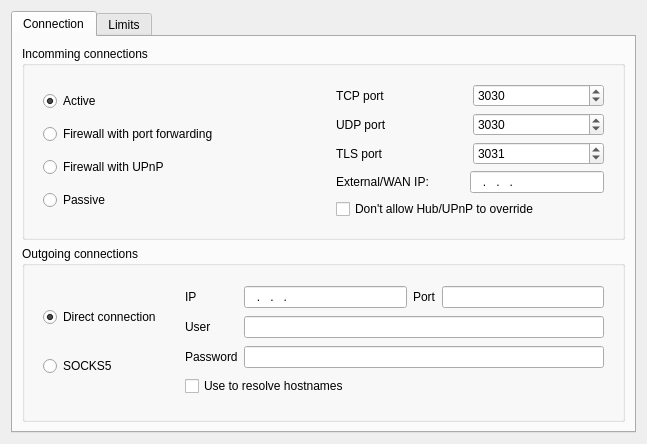
<?xml version="1.0" encoding="UTF-8"?>
<ui version="4.0">
 <class>UISettingsConnection</class>
 <widget class="QWidget" name="UISettingsConnection">
  <property name="geometry">
   <rect>
    <x>0</x>
    <y>0</y>
    <width>647</width>
    <height>444</height>
   </rect>
  </property>
  <property name="windowTitle">
   <string>Form</string>
  </property>
  <layout class="QGridLayout" name="gridLayout">
   <item row="1" column="0">
    <widget class="QTabWidget" name="tabWidget">
     <property name="currentIndex">
      <number>0</number>
     </property>
     <widget class="QWidget" name="tab">
      <attribute name="title">
       <string>Connection</string>
      </attribute>
      <layout class="QVBoxLayout" name="verticalLayout">
       <item>
        <widget class="QGroupBox" name="groupBox">
         <property name="title">
          <string>Incomming connections</string>
         </property>
         <layout class="QGridLayout" name="gridLayout_5">
          <item row="0" column="0">
           <widget class="QWidget" name="widget" native="true">
            <layout class="QGridLayout" name="gridLayout_2">
             <item row="1" column="0">
              <widget class="QRadioButton" name="radioButton_ACTIVE">
               <property name="text">
                <string>Active</string>
               </property>
               <property name="checked">
                <bool>true</bool>
               </property>
              </widget>
             </item>
             <item row="2" column="0">
              <widget class="QRadioButton" name="radioButton_PORT">
               <property name="text">
                <string>Firewall with port forwarding</string>
               </property>
               <property name="autoExclusive">
                <bool>true</bool>
               </property>
              </widget>
             </item>
             <item row="4" column="0">
              <widget class="QRadioButton" name="radioButton_PASSIVE">
               <property name="text">
                <string>Passive</string>
               </property>
              </widget>
             </item>
             <item row="3" column="0">
              <widget class="QRadioButton" name="radioButton_UPNP">
               <property name="text">
                <string>Firewall with UPnP</string>
               </property>
               <property name="checkable">
                <bool>true</bool>
               </property>
              </widget>
             </item>
            </layout>
           </widget>
          </item>
          <item row="0" column="1">
           <widget class="QFrame" name="frame">
            <property name="frameShape">
             <enum>QFrame::NoFrame</enum>
            </property>
            <property name="frameShadow">
             <enum>QFrame::Raised</enum>
            </property>
            <layout class="QGridLayout" name="gridLayout_3">
             <item row="1" column="0">
              <widget class="QLabel" name="label_4">
               <property name="text">
                <string>External/WAN IP:</string>
               </property>
              </widget>
             </item>
             <item row="1" column="2" colspan="4">
              <widget class="QLineEdit" name="lineEdit_WANIP">
               <property name="inputMask">
                <string>000.000.000.000; </string>
               </property>
              </widget>
             </item>
             <item row="0" column="0" colspan="6">
              <layout class="QGridLayout" name="gridLayout_4">
               <item row="0" column="0">
                <widget class="QLabel" name="label">
                 <property name="text">
                  <string>TCP port</string>
                 </property>
                </widget>
               </item>
               <item row="1" column="0">
                <widget class="QLabel" name="label_2">
                 <property name="text">
                  <string>UDP port</string>
                 </property>
                </widget>
               </item>
               <item row="2" column="0">
                <widget class="QLabel" name="label_3">
                 <property name="text">
                  <string>TLS port</string>
                 </property>
                </widget>
               </item>
               <item row="0" column="1">
                <widget class="QSpinBox" name="spinBox_TCP">
                 <property name="minimum">
                  <number>1</number>
                 </property>
                 <property name="maximum">
                  <number>65535</number>
                 </property>
                 <property name="value">
                  <number>3030</number>
                 </property>
                </widget>
               </item>
               <item row="1" column="1">
                <widget class="QSpinBox" name="spinBox_UDP">
                 <property name="minimum">
                  <number>1</number>
                 </property>
                 <property name="maximum">
                  <number>65535</number>
                 </property>
                 <property name="value">
                  <number>3030</number>
                 </property>
                </widget>
               </item>
               <item row="2" column="1">
                <widget class="QSpinBox" name="spinBox_TLS">
                 <property name="minimum">
                  <number>1</number>
                 </property>
                 <property name="maximum">
                  <number>65535</number>
                 </property>
                 <property name="value">
                  <number>3031</number>
                 </property>
                </widget>
               </item>
              </layout>
             </item>
             <item row="3" column="0" colspan="6">
              <widget class="QCheckBox" name="checkBox_DONTOVERRIDE">
               <property name="text">
                <string>Don't allow Hub/UPnP to override</string>
               </property>
              </widget>
             </item>
            </layout>
           </widget>
          </item>
         </layout>
        </widget>
       </item>
       <item>
        <widget class="QGroupBox" name="groupBox_2">
         <property name="title">
          <string>Outgoing connections</string>
         </property>
         <layout class="QGridLayout" name="gridLayout_7">
          <item row="0" column="0">
           <widget class="QWidget" name="widget_2" native="true">
            <layout class="QGridLayout" name="gridLayout_6">
             <item row="1" column="0">
              <widget class="QRadioButton" name="radioButton_DC">
               <property name="text">
                <string>Direct connection</string>
               </property>
               <property name="checked">
                <bool>true</bool>
               </property>
              </widget>
             </item>
             <item row="2" column="0">
              <widget class="QRadioButton" name="radioButton_SOCKS">
               <property name="text">
                <string>SOCKS5</string>
               </property>
              </widget>
             </item>
            </layout>
           </widget>
          </item>
          <item row="0" column="1">
           <widget class="QFrame" name="frame_2">
            <property name="frameShape">
             <enum>QFrame::NoFrame</enum>
            </property>
            <property name="frameShadow">
             <enum>QFrame::Raised</enum>
            </property>
            <layout class="QGridLayout" name="gridLayout_8">
             <item row="0" column="1">
              <widget class="QLineEdit" name="lineEdit_SIP">
               <property name="inputMask">
                <string>000.000.000.000; </string>
               </property>
              </widget>
             </item>
             <item row="2" column="1" colspan="3">
              <widget class="QLineEdit" name="lineEdit_SUSR"/>
             </item>
             <item row="3" column="1" colspan="3">
              <widget class="QLineEdit" name="lineEdit_SPSWD"/>
             </item>
             <item row="0" column="0">
              <widget class="QLabel" name="label_5">
               <property name="text">
                <string>IP</string>
               </property>
              </widget>
             </item>
             <item row="2" column="0">
              <widget class="QLabel" name="label_7">
               <property name="text">
                <string>User</string>
               </property>
              </widget>
             </item>
             <item row="3" column="0">
              <widget class="QLabel" name="label_8">
               <property name="text">
                <string>Password</string>
               </property>
              </widget>
             </item>
             <item row="0" column="2">
              <widget class="QLabel" name="label_6">
               <property name="text">
                <string>Port</string>
               </property>
              </widget>
             </item>
             <item row="0" column="3">
              <widget class="QLineEdit" name="lineEdit_SPORT">
               <property name="minimumSize">
                <size>
                 <width>60</width>
                 <height>0</height>
                </size>
               </property>
               <property name="inputMask">
                <string>00000; </string>
               </property>
              </widget>
             </item>
             <item row="4" column="0" colspan="4">
              <widget class="QCheckBox" name="checkBox_RESOLVE">
               <property name="text">
                <string>Use to resolve hostnames</string>
               </property>
              </widget>
             </item>
            </layout>
           </widget>
          </item>
         </layout>
        </widget>
       </item>
      </layout>
     </widget>
     <widget class="QWidget" name="tab_2">
      <attribute name="title">
       <string>Limits</string>
      </attribute>
      <layout class="QVBoxLayout" name="verticalLayout_2">
       <item>
        <widget class="QGroupBox" name="groupBox_3">
         <property name="sizePolicy">
          <sizepolicy hsizetype="Expanding" vsizetype="Expanding">
           <horstretch>0</horstretch>
           <verstretch>0</verstretch>
          </sizepolicy>
         </property>
         <property name="title">
          <string>Limits</string>
         </property>
         <layout class="QVBoxLayout" name="verticalLayout_3">
          <item>
           <widget class="QLabel" name="label_18">
            <property name="font">
             <font>
              <weight>75</weight>
              <bold>true</bold>
              <underline>true</underline>
             </font>
            </property>
            <property name="text">
             <string>WARNING!!! NOT TESTED!!! NO GARANTEE TO WORK!!!!</string>
            </property>
           </widget>
          </item>
          <item>
           <widget class="QCheckBox" name="checkBox_THROTTLE_ENABLE">
            <property name="text">
             <string>On/Off speed limits</string>
            </property>
           </widget>
          </item>
          <item>
           <widget class="QFrame" name="frame_3">
            <property name="sizePolicy">
             <sizepolicy hsizetype="Expanding" vsizetype="Expanding">
              <horstretch>0</horstretch>
              <verstretch>0</verstretch>
             </sizepolicy>
            </property>
            <property name="frameShape">
             <enum>QFrame::NoFrame</enum>
            </property>
            <property name="frameShadow">
             <enum>QFrame::Raised</enum>
            </property>
            <layout class="QVBoxLayout" name="verticalLayout_4">
             <item>
              <layout class="QHBoxLayout" name="horizontalLayout_2">
               <property name="leftMargin">
                <number>10</number>
               </property>
               <property name="rightMargin">
                <number>10</number>
               </property>
               <item>
                <widget class="QLabel" name="label_11">
                 <property name="text">
                  <string>Download</string>
                 </property>
                </widget>
               </item>
               <item>
                <widget class="QSpinBox" name="spinBox_DOWN_LIMIT_NORMAL">
                 <property name="maximum">
                  <number>15000</number>
                 </property>
                </widget>
               </item>
               <item>
                <widget class="QLabel" name="label_14">
                 <property name="text">
                  <string>KiB/s</string>
                 </property>
                </widget>
               </item>
               <item>
                <spacer name="horizontalSpacer_2">
                 <property name="orientation">
                  <enum>Qt::Horizontal</enum>
                 </property>
                 <property name="sizeHint" stdset="0">
                  <size>
                   <width>40</width>
                   <height>20</height>
                  </size>
                 </property>
                </spacer>
               </item>
               <item>
                <widget class="QLabel" name="label_12">
                 <property name="text">
                  <string>Upload</string>
                 </property>
                </widget>
               </item>
               <item>
                <widget class="QSpinBox" name="spinBox_UP_LIMIT_NORMAL">
                 <property name="maximum">
                  <number>15000</number>
                 </property>
                </widget>
               </item>
               <item>
                <widget class="QLabel" name="label_15">
                 <property name="text">
                  <string>KiB/s</string>
                 </property>
                </widget>
               </item>
               <item>
                <spacer name="horizontalSpacer_6">
                 <property name="orientation">
                  <enum>Qt::Horizontal</enum>
                 </property>
                 <property name="sizeHint" stdset="0">
                  <size>
                   <width>40</width>
                   <height>20</height>
                  </size>
                 </property>
                </spacer>
               </item>
              </layout>
             </item>
             <item>
              <layout class="QHBoxLayout" name="horizontalLayout_3">
               <property name="leftMargin">
                <number>10</number>
               </property>
               <item>
                <widget class="QCheckBox" name="checkBox_TIME_DEPENDENT_THROTTLE">
                 <property name="text">
                  <string>Alternate restrictions speed from </string>
                 </property>
                </widget>
               </item>
               <item>
                <widget class="QFrame" name="frame_5">
                 <property name="frameShape">
                  <enum>QFrame::NoFrame</enum>
                 </property>
                 <property name="frameShadow">
                  <enum>QFrame::Raised</enum>
                 </property>
                 <layout class="QHBoxLayout" name="horizontalLayout_4">
                  <item>
                   <widget class="QSpinBox" name="spinBox_BANDWIDTH_LIMIT_START">
                    <property name="maximum">
                     <number>23</number>
                    </property>
                   </widget>
                  </item>
                  <item>
                   <widget class="QLabel" name="label_13">
                    <property name="text">
                     <string>to</string>
                    </property>
                   </widget>
                  </item>
                  <item>
                   <widget class="QSpinBox" name="spinBox_BANDWIDTH_LIMIT_END">
                    <property name="maximum">
                     <number>23</number>
                    </property>
                   </widget>
                  </item>
                  <item>
                   <spacer name="horizontalSpacer_4">
                    <property name="orientation">
                     <enum>Qt::Horizontal</enum>
                    </property>
                    <property name="sizeHint" stdset="0">
                     <size>
                      <width>40</width>
                      <height>20</height>
                     </size>
                    </property>
                   </spacer>
                  </item>
                 </layout>
                </widget>
               </item>
              </layout>
             </item>
             <item>
              <widget class="QFrame" name="frame_4">
               <property name="frameShape">
                <enum>QFrame::NoFrame</enum>
               </property>
               <property name="frameShadow">
                <enum>QFrame::Raised</enum>
               </property>
               <layout class="QVBoxLayout" name="verticalLayout_5">
                <item>
                 <layout class="QHBoxLayout" name="horizontalLayout">
                  <item>
                   <widget class="QLabel" name="label_9">
                    <property name="text">
                     <string>Download</string>
                    </property>
                   </widget>
                  </item>
                  <item>
                   <widget class="QSpinBox" name="spinBox_DOWN_LIMIT_TIME">
                    <property name="maximum">
                     <number>15000</number>
                    </property>
                   </widget>
                  </item>
                  <item>
                   <widget class="QLabel" name="label_16">
                    <property name="text">
                     <string>KiB/s</string>
                    </property>
                   </widget>
                  </item>
                  <item>
                   <spacer name="horizontalSpacer">
                    <property name="orientation">
                     <enum>Qt::Horizontal</enum>
                    </property>
                    <property name="sizeHint" stdset="0">
                     <size>
                      <width>40</width>
                      <height>20</height>
                     </size>
                    </property>
                   </spacer>
                  </item>
                  <item>
                   <widget class="QLabel" name="label_10">
                    <property name="text">
                     <string>Upload</string>
                    </property>
                   </widget>
                  </item>
                  <item>
                   <widget class="QSpinBox" name="spinBox_UP_LIMIT_TIME">
                    <property name="maximum">
                     <number>15000</number>
                    </property>
                   </widget>
                  </item>
                  <item>
                   <widget class="QLabel" name="label_17">
                    <property name="text">
                     <string>KiB/s</string>
                    </property>
                   </widget>
                  </item>
                  <item>
                   <spacer name="horizontalSpacer_5">
                    <property name="orientation">
                     <enum>Qt::Horizontal</enum>
                    </property>
                    <property name="sizeHint" stdset="0">
                     <size>
                      <width>40</width>
                      <height>20</height>
                     </size>
                    </property>
                   </spacer>
                  </item>
                 </layout>
                </item>
               </layout>
              </widget>
             </item>
            </layout>
           </widget>
          </item>
         </layout>
        </widget>
       </item>
       <item>
        <spacer name="verticalSpacer">
         <property name="orientation">
          <enum>Qt::Vertical</enum>
         </property>
         <property name="sizeHint" stdset="0">
          <size>
           <width>20</width>
           <height>40</height>
          </size>
         </property>
        </spacer>
       </item>
      </layout>
     </widget>
    </widget>
   </item>
  </layout>
 </widget>
 <resources/>
 <connections/>
</ui>
